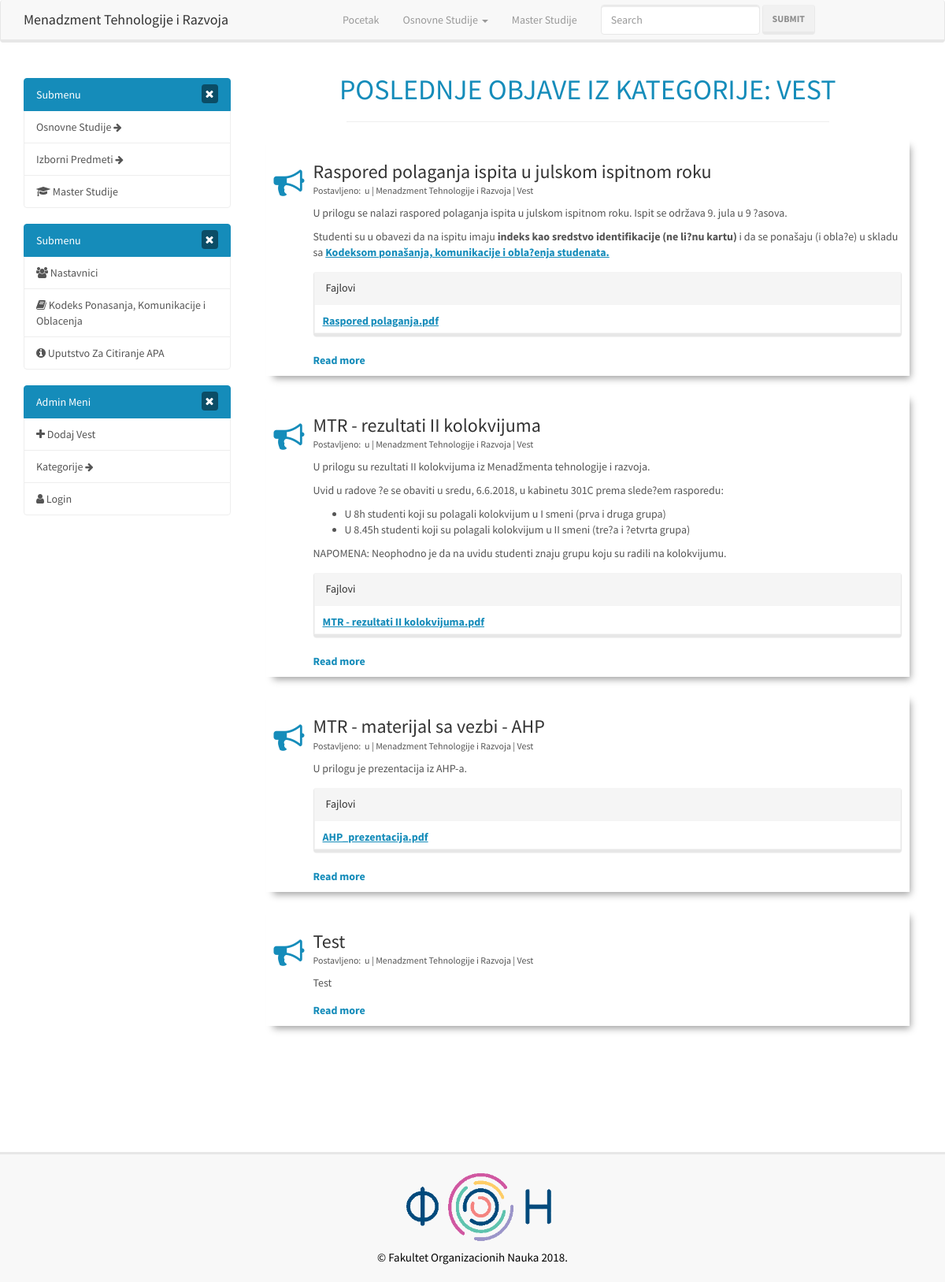
/kategorije/vest, run on the app's committed database.
### tables this page shows
CREATE TABLE `posts` (
  `id` int(11) NOT NULL AUTO_INCREMENT,
  `category_id` int(11) NOT NULL,
  `user_id` int(11) NOT NULL,
  `test` tinyint(1) NOT NULL DEFAULT '0',
  `deleted` tinyint(1) NOT NULL DEFAULT '0',
  `edited` tinyint(1) NOT NULL DEFAULT '0',
  `title` varchar(255) NOT NULL,
  `slug` varchar(255) NOT NULL,
  `body` text NOT NULL,
  `edit_backup` text NOT NULL,
  `post_file` varchar(255) NOT NULL,
  `created_at` text NOT NULL,
  `deleted_at` text NOT NULL,
  `edited_at` text NOT NULL,
  PRIMARY KEY (`id`)
);

### application/controllers/Categories.php (called while the page is built, shortened)
<?php
	class Categories extends CI_Controller{
		public function posts($name){
			$this->post_model->show_edited_posts_test();
			$this->post_model->delete_all_test_posts();
			$this->post_model->retrieve_test_deleted_posts();
			$this->category_model->delete_all_test_categories();
			$this->category_model->retrieve_test_deleted_categories();
			if($name == 'uncategorised'){
				$data['posts'] = $this->post_model->get_uncategorised_posts();
				$data['category_name'] = 'Uncategorised';
			}else{
				if($this->category_model->get_category($name) == null){
					$data['category_name'] = "invalid";
				}else{
					$data['category_name'] = $this->category_model->get_category($name)->name;
					$data['posts'] = $this->post_model->get_posts_by_category($name);
				}
			}
			$this->load->view('templates/header');
			$this->load->view('pages/home', $data);
			$this->load->view('templates/footer');
		}
	}
?>

### index.php (called while the page is built, shortened)
<?php
require_once BASEPATH.'core/CodeIgniter.php';

### application/models/Post_model.php (called while the page is built, shortened)
<?php
	class Post_model extends CI_Model{
		public function get_posts_by_category($category_name){
			$category_id = $this->db->get_where('categories', array('name' => $category_name))->row()->id;
			$this->db->order_by('posts.id', 'DESC');
			$this->db->join('categories', 'categories.id = posts.category_id');
			$query = $this->db->get_where('posts', array('category_id' => $category_id, 'posts.deleted' => 0));
			return $query->result_array();
		}
	}
?>

### application/views/pages/home.php (the view, shortened to what this page needs)
<div class="container">
  <div class="row">
<div class="col-sm-8 col-md-9">
  <section id="what-we-do">
      <div class="container-fluid">
        <h2 class="section-title mb-2 h1">
          <?php
            if(isset($category_name)){
              if($category_name == "invalid"){
                echo "Kategorija Ne Postoji";
              }else{
                echo "POSLEDNJE OBJAVE IZ KATEGORIJE: " . $category_name;
              }
            }else{
              echo "POSLEDNJE VESTI";
            }
          ?>
        </h2>
        <hr class="title-hr">
        <div class="row mt-5">
        <?php if(isset($posts)) : ?>
        <?php foreach($posts as $post) : ?>
        <?php if(!$post['deleted']) : ?>
          <div class="col-md-12">
            <div class="card">
              <?php
                $category_id = $post['category_id'];
                $sql ="SELECT deleted FROM categories WHERE id = $category_id";
                $query = $this->db->query($sql);
                $category = $query->row_array();
                $deleted = $category['deleted'];
                if($post['category_id'] == 1){
                  $class = 'vest';
                  $category = "Vest";
                }else if($post['category_id'] == 2){
                  $class = "obavestenje";
                  $category = "Obavestenje";
                }else if($post['category_id'] == 0 || $deleted){
                  $class = 'uncategorised';
                  $category = "Uncategorised";
                }
              ?>
              <div class="card-block block-1 <?php echo $class; ?>">
                <h3 class="card-title"><?php echo $post['title']; ?></h3>
                <small>
                  Postavljeno:&nbsp;
                  <?php
                    $fullDate = $post['created_at'];
                    $findme   = ' ';
                    $pos = strpos($fullDate, $findme);
                    $time = substr($post['created_at'], $pos);
                  ?>
                  u <?php echo $time; ?> | Menadzment Tehnologije i Razvoja | <?php echo $category; ?>
                </small>
                <div class="card-text" style="margin-bottom: 1.5rem;">
                  <div class="content">
                    <?php
                      $string = $post['body'];
                      $string = preg_replace('#<script(.*?)>(.*?)</script>#is', '', $string);
                      echo word_limiter($string, 300);
                    ?>
                  </div>
                </div>
                <?php if($post['post_file'] != "") : ?>
                  <div class="panel panel-default">
                    <div class="panel-heading">Fajlovi</div>
                    <div class="panel-body">
                      <?php
                        $normalize = $post['post_file'];
                        $normalize = str_replace(' ', '_', $normalize);
                      ?>
                      <a href="<?php echo base_url(); ?>assets/files/<?php echo $normalize; ?>" download><?php echo $post['post_file']; ?></a>
                    </div>
                  </div>
                <?php endif; ?>
                <a href="<?php echo site_url('/vesti/' . $post['slug']); ?>" title="Read more" class="read-more no-underline" >Read more<i class="fa fa-angle-double-right ml-2"></i></a>
              </div>
            </div>
          </div>
          <?php endif; ?>
          <?php endforeach; ?>
          <div class="col-md-12 pagination-div">
          </div>
          <?php endif; ?>
        </div>
      </div>
    </section>
  </div>
  </div>
</div>

### assets/css/style.css (style rules this page uses)
.no-underline { text-decoration: none !important; }
.title-hr { width: 75%; }
.pagination-div { margin: 0 auto; text-align: center; }
.panel-body { border: 1px solid #f4f4f4; padding: 1rem 1rem 0.5rem 1rem; }
section .section-title { text-align:center; color: rgb(21,140,186); text-transform:uppercase; }
#what-we-do { background:#ffffff; }
#what-we-do .card { padding: 1rem!important; background-color: #fff; border: none; margin-bottom: 2rem; -webkit-transition: .5s all ease; -moz-transition: .5s all ease; transition: .5s all ease; }
#what-we-do .card { -webkit-box-shadow: 5px 7px 9px -4px rgb(158, 158, 158); -moz-box-shadow: 5px 7px 9px -4px rgb(158, 158, 158); box-shadow: 5px 7px 9px -4px rgb(158, 158, 158); }
#what-we-do .card .card-block { padding-left: 50px; position: relative; }
#what-we-do .card .card-block a { color: rgb(21,140,186); font-weight:700; text-decoration: underline; }
#what-we-do .card .card-block:before { font-family: FontAwesome; position: absolute; font-size: 39px; color: rgb(21,140,186); left: 0; -webkit-transition: -webkit-transform .2s ease-in-out; transition:transform .2s ease-in-out; }
#what-we-do .card .vest:before { content: "\f0a1"; }
.card { word-wrap: break-word; }
.card-title { margin-bottom: .2rem; }
.card-text { margin-top: 1rem; margin-bottom: 1rem; }

### data on the page
posts: title "Raspored polaganja ispita u julskom ispitnom roku", category "Vest", body "U prilogu se nalazi raspored polaganja ispita u julskom ispitnom roku. Ispit se održava 9. jula u 9 ?asova. Studenti su u obavezi da na ispitu imaju indeks kao sredstvo identifikacije (ne li?nu kartu) i da se ponašaju (i obla?e) u skladu sa Kodeksom ponašanja, komunikacije i obla?enja studenata.", post_file "Raspored polaganja.pdf"
posts: title "MTR - rezultati II kolokvijuma", category "Vest", body "U prilogu su rezultati II kolokvijuma iz Menadžmenta tehnologije i razvoja. Uvid u radove ?e se obaviti u sredu, 6.6.2018, u kabinetu 301C prema slede?em rasporedu: U 8h studenti koji su polagali kolokvijum u I smeni (prva i druga grupa) U 8.45h studenti koji su polagali kolokvijum u II smeni (tre?a i ?etvrta grupa) NAPOMENA: Neophodno je da na uvidu studenti znaju grupu koju su radili na kolokvijumu.", post_file "MTR - rezultati II kolokvijuma.pdf"
posts: title "MTR - materijal sa vezbi - AHP", category "Vest", body "U prilogu je prezentacija iz AHP-a.", post_file "AHP_prezentacija.pdf"
posts: title "Test", category "Vest", body "Test"

### other printed values
$category_name "VEST"
